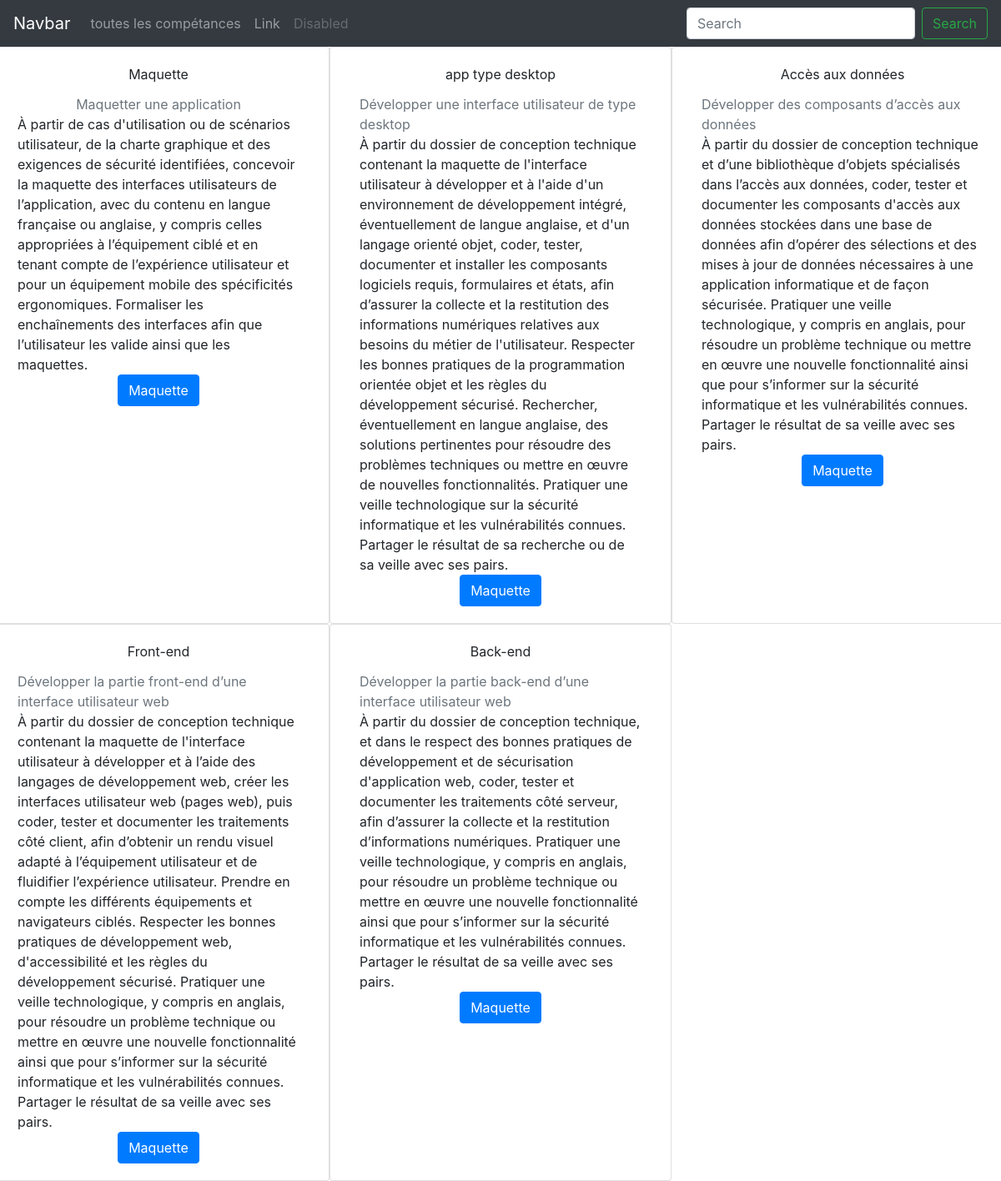
The app's page /php_connexion/index.php?loc=activity&id=1 with its own data.
### tables this page shows
CREATE TABLE `competences_professionnelles` (
  `id` int(11) NOT NULL,
  `nom` varchar(45) NOT NULL,
  `description_courte` text NOT NULL,
  `description_long` text,
  `id_type` int(11) NOT NULL
);

### php_connexion/index.php (called while the page is built, shortened)
<?php
include('connexion/M_all.php');
$model = new M_all();
$id = filter_input(INPUT_GET, "id");
$oneComp = $model->readOne($id);
$activity = $model->readOneActivity($id);
$loc = filter_input(INPUT_GET, "loc");
include('view/template.php');

### php_connexion/connexion/M_all.php (called while the page is built, shortened)
<?php
class M_all extends Connexion
{
    public function readOne($id)
    {
        try {
            $pdo = $this->getConnexion();
            $query = $pdo->prepare("SELECT competences_professionnelles.id,competences_professionnelles.nom,
                                           competences_professionnelles.description_courte,competences_professionnelles.description_long,
                                           activités_types.descrip_courte
                                     FROM `competences_professionnelles`
                                     JOIN activités_types ON competences_professionnelles.id_type = activités_types.id
                                     WHERE competences_professionnelles.id = :id");
            $query->bindParam(":id", $id);
            $query->execute();
            return $query->fetchObject();
        } catch (PDOException $e) {
            echo $e->getMessage();
        }
    }
    public function readOneActivity($id)
    {
        try {
            $pdo = $this->getConnexion();
            $query = $pdo->prepare("SELECT competences_professionnelles.id as id_comp, competences_professionnelles.nom, competences_professionnelles.description_courte as descrip, competences_professionnelles.description_long,
                                            activités_types.descrip_courte, activités_types.id as id_acti
                                    FROM `activités_types` LEFT JOIN  competences_professionnelles
                                     ON activités_types.id = competences_professionnelles.id_type
                                    WHERE competences_professionnelles.id_type = :id ");
            $query->bindParam(":id", $id);
            $query->execute();
            return $query->fetchAll(PDO::FETCH_ASSOC);
        } catch (PDOException $e) {
            echo $e->getMessage();
        }
    }
}

### php_connexion/view/v_activity.php (the view)
<div class="row">
    <?php if (isset($activity)) :?>
        <?php foreach ($activity as $value) : ?>
        <div class="card col-4 d-flex justify-content-center align-items-center">
            <div class="card-body  d-flex flex-column justify-items-center align-items-center">
                <li class="card-title"><?= htmlentities($value['nom']) ?></li>
                <li class="card-text text-secondary"><?= htmlentities($value['descrip']) ?></li>
                <li class="card-text"><?= htmlentities($value['description_long']) ?></li>
                <a href="index.php?loc=one&id=<?=$value['id_comp'] ?>" class="btn btn-primary"><?=$oneComp->nom?></a>
            </div>
        </div>
        <?php endforeach ?>
    <?php endif; ?>
</div>

### php_connexion/view/template.php (shortened to what this page needs)
<!DOCTYPE html>
<html lang="en">
<head>
    <link rel="stylesheet" href="https://maxcdn.bootstrapcdn.com/bootstrap/4.0.0/css/bootstrap.min.css">
</head>
<body>
    <?php include('nav.php') ?>
    <?php
    $files = "view/v_" . $loc . ".php";
    if (file_exists($files)) {
        include($files);
    } else {
        echo 'erreur dans le template.main';
    }
    ?>
</body>
</html>

### php_connexion/view/nav.php (shortened to what this page needs)
<nav class="navbar navbar-expand-lg navbar-dark bg-dark">
  <a class="navbar-brand" href="#">Navbar</a>
  <div class="collapse navbar-collapse" id="navbarSupportedContent">
    <ul class="navbar-nav mr-auto">
      <li class="nav-item">
        <a class="nav-link" href="index.php?loc=all">toutes les compétances</a>
      </li>
      <li class="nav-item">
        <a class="nav-link" href="#">Link</a>
      </li>
      <li class="nav-item">
        <a class="nav-link disabled" href="#">Disabled</a>
      </li>
    </ul>
    <form class="form-inline my-2 my-lg-0">
      <input class="form-control mr-sm-2" type="text" placeholder="Search" aria-label="Search">
      <button class="btn btn-outline-success my-2 my-sm-0" type="submit">Search</button>
    </form>
  </div>
</nav>

### php_connexion/view/template.php (style rules this page uses)
li { list-style: none; }
a:link { text-transform: none; }

### records on screen
competences_professionnelles: nom "Maquette", description_courte "Maquetter une application", description_long "À partir de cas d'utilisation ou de scénarios utilisateur, de la charte graphique et des exigences de sécurité identifiées, concevoir la maquette des interfaces utilisateurs de l’application, avec du contenu en langue française ou anglaise, y compris celles appropriées à l’équipement ciblé et en tenant compte de l’expérience utilisateur et pour un équipement mobile des spécificités ergonomiques. Formaliser les enchaînements des interfaces afin que l’utilisateur les valide ainsi que les maquettes."
competences_professionnelles: nom "app type desktop", description_courte "Développer une interface utilisateur de type desktop", description_long "À partir du dossier de conception technique contenant la maquette de l'interface utilisateur à développer et à l'aide d'un environnement de développement intégré, éventuellement de langue anglaise, et d'un langage orienté objet, coder, tester, documenter et installer les composants logiciels requis, formulaires et états, afin d’assurer la collecte et la restitution des informations numériques relatives aux besoins du métier de l'utilisateur. Respecter les bonnes pratiques de la programmation orientée objet et les règles du développement sécurisé. Rechercher, éventuellement en langue anglaise, des solutions pertinentes pour résoudre des problèmes techniques ou mettre en œuvre de nouvelles…"
competences_professionnelles: nom "Accès aux données", description_courte "Développer des composants d’accès aux données", description_long "À partir du dossier de conception technique et d’une bibliothèque d’objets spécialisés dans l’accès aux données, coder, tester et documenter les composants d'accès aux données stockées dans une base de données afin d’opérer des sélections et des mises à jour de données nécessaires à une application informatique et de façon sécurisée. Pratiquer une veille technologique, y compris en anglais, pour résoudre un problème technique ou mettre en œuvre une nouvelle fonctionnalité ainsi que pour s’informer sur la sécurité informatique et les vulnérabilités connues. Partager le résultat de sa veille avec ses pairs."
competences_professionnelles: nom "Front-end", description_courte "Développer la partie front-end d’une interface utilisateur web", description_long "À partir du dossier de conception technique contenant la maquette de l'interface utilisateur à développer et à l’aide des langages de développement web, créer les interfaces utilisateur web (pages web), puis coder, tester et documenter les traitements côté client, afin d’obtenir un rendu visuel adapté à l’équipement utilisateur et de fluidifier l’expérience utilisateur. Prendre en compte les différents équipements et navigateurs ciblés. Respecter les bonnes pratiques de développement web, d'accessibilité et les règles du développement sécurisé. Pratiquer une veille technologique, y compris en anglais, pour résoudre un problème technique ou mettre en œuvre une nouvelle fonctionnalité ainsi…"
competences_professionnelles: nom "Back-end", description_courte "Développer la partie back-end d’une interface utilisateur web", description_long "À partir du dossier de conception technique, et dans le respect des bonnes pratiques de développement et de sécurisation d'application web, coder, tester et documenter les traitements côté serveur, afin d’assurer la collecte et la restitution d’informations numériques. Pratiquer une veille technologique, y compris en anglais, pour résoudre un problème technique ou mettre en œuvre une nouvelle fonctionnalité ainsi que pour s’informer sur la sécurité informatique et les vulnérabilités connues. Partager le résultat de sa veille avec ses pairs."
